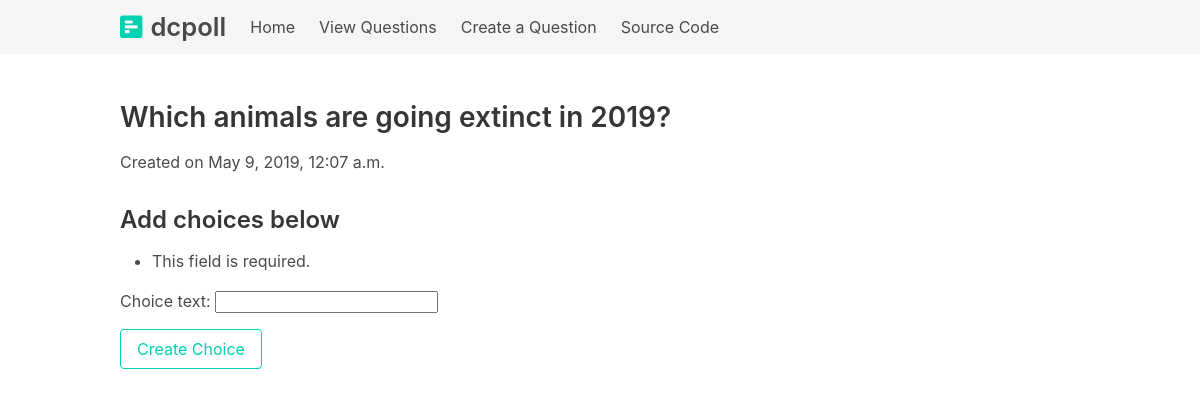
Screenshot of /polls/create-choice/9/ with the database file from the repository.
### polls/models.py (models this page shows, shortened)
class Question(models.Model):
    question_text = models.CharField(max_length=200)
    pub_date = models.DateTimeField(auto_now=True)

### polls/views.py (the view, shortened to what this page needs)
# urls.py: path('polls/create-choice/<int:question_id>/', polls_create_choice, name='polls-create-choice'),
def polls_create_choice(request, question_id):
    form = RawChoiceForm(request.GET)
    errors = None
    question = Question.objects.get(id=question_id)
    context = {'title':'Polls Create Choices','form': form, 'errors':errors, 'question':question}
    return render(request, 'create-choice.html', context)

### polls/forms.py
class RawChoiceForm(forms.Form):
	choice_text = forms.CharField()

### templates/create-choice.html
{% extends 'base.html' %}
{% block content %}
<section class="section">
	<section class="container">
		<article class="content">
			<h2>{{ question.question_text }}</h2>
			<p>Created on {{question.pub_date}}</p>
			<h3>Add choices below</h3>
			<form class="form" method='POST'> {% csrf_token %}
				{{ form.as_p }}
				<input class="button is-primary is-outlined" type="submit" value="Create Choice">
			</form>
		</article>
	</section>
</section>
{% endblock content %}

### rows the page displays
Question: question_text "Which animals are going extinct in 2019?", pub_date "May 9, 2019, 12:07 a.m."
